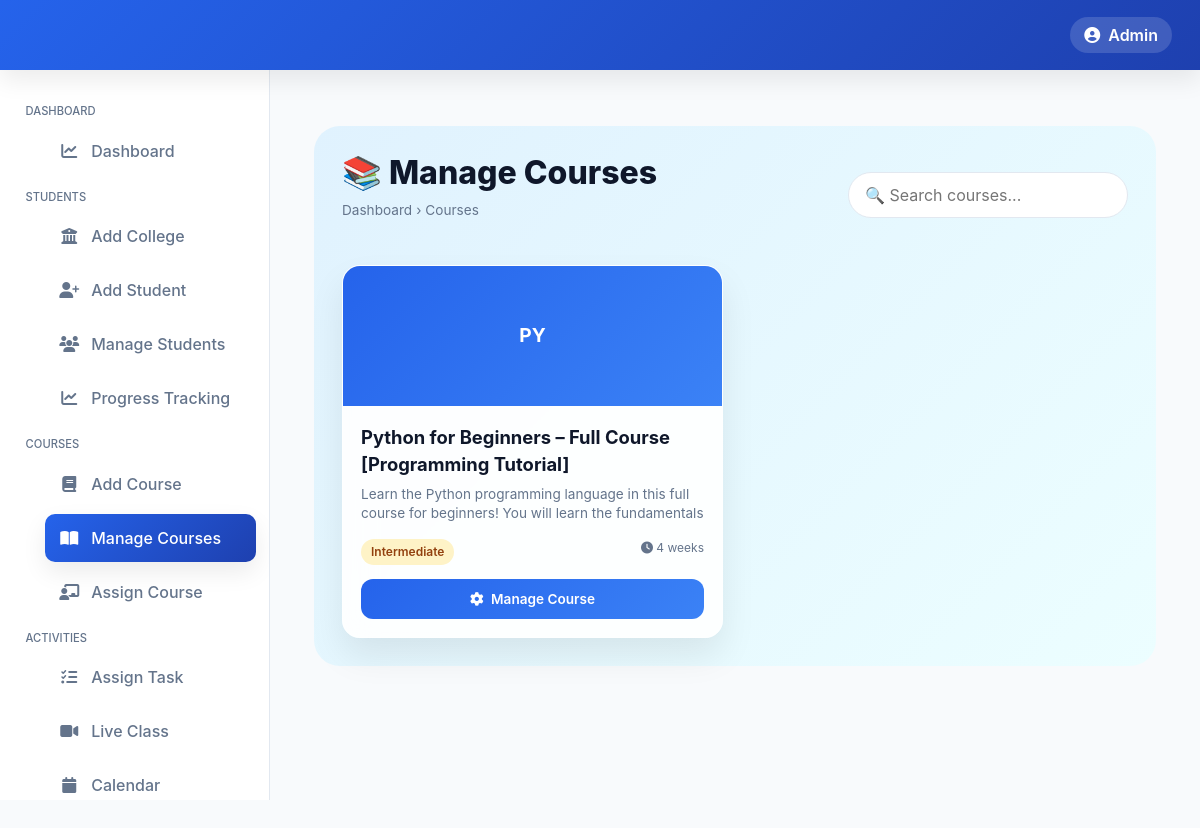
/admin_panel/courses/manage/ (signed in), run on the app's committed database.
### admin_panel/models.py (models this page shows, shortened)
class Course(models.Model):
    name = models.CharField(max_length=100)
    code = models.CharField(max_length=20, unique=True, db_index=True)
    description = models.TextField(blank=True)
    thumbnail = models.ImageField(upload_to="course_thumbnails/", blank=True, null=True)

### admin_panel/views.py (the view)
    def wrapper(request, *args, **kwargs):
        if not request.session.get("admin_logged_in"):
            return redirect("admin_login")
        return view_func(request, *args, **kwargs)

### admin_panel/views.py (called while the page is built)
def admin_required(view_func):
    def wrapper(request, *args, **kwargs):
        if not request.session.get("admin_logged_in"):
            return redirect("admin_login")
        return view_func(request, *args, **kwargs)
    return wrapper

@admin_required
def manage_courses_view(request):
    courses = Course.objects.all().order_by("-id")
    return render(request, "admin_panel/partials/manage_courses.html", {"courses": courses})

### admin_panel/templates/admin_panel/partials/manage_courses.html (shortened to what this page needs)
{% extends "admin_panel/base.html" %}
{% load static %}
{% block container %}
<div class="container my-4">
  <div class="manage-wrapper">
    <div class="page-header">
      <div>
        <h2>📚 Manage Courses</h2>
        <div class="breadcrumb">
          Dashboard <span class="mx-1">›</span> Courses
        </div>
      </div>
      <input type="text" id="course-search" class="search-box" placeholder="🔍 Search courses...">
    </div>
    <div class="course-grid" id="courseGrid">
      {% for course in courses %}
      <div class="course-card" data-name="{{ course.name|lower }}">
        <a href="{% url 'manage_course' course.code %}" class="text-decoration-none">
          <div class="course-image">
            {% if course.thumbnail %}
              <img src="{{ course.thumbnail.url }}" alt="{{ course.name }}">
            {% else %}
              <div class="course-placeholder">{{ course.name|slice:":2"|upper }}</div>
            {% endif %}
          </div>
          <div class="course-content">
            <div class="course-title">{{ course.name }}</div>
            <div class="course-description">
              {{ course.description|default:"A professional learning experience designed for career growth." }}
            </div>
            <div class="course-meta">
              <span class="badge-level">Intermediate</span>
              <span class="badge-duration">
                <i class="fas fa-clock"></i>
                {% cycle "4 weeks" "6 weeks" "3 weeks" "8 weeks" %}
              </span>
            </div>
            <button class="course-action">
              <i class="fas fa-cog me-1"></i> Manage Course
            </button>
          </div>
        </a>
      </div>
      {% empty %}
      <div class="empty-state">
        <i class="fas fa-book-open fa-2x text-primary"></i>
        <h4>No courses available</h4>
        <p class="text-muted">Create your first course to get started.</p>
      </div>
      {% endfor %}
    </div>
  </div>
</div>
{% endblock %}

### admin_panel/templates/admin_panel/base.html (style rules this page uses)
:root { --primary:#2563eb; --primary-dark:#1e40af; --bg:#f8fafc; --card:#ffffff; --text:#0f172a; --muted:#64748b; --border:#e2e8f0; --sidebar:#ffffff; --shadow:0 10px 25px rgba(0,0,0,.08); }
* { margin:0;padding:0;box-sizing:border-box }
body { font-family:Inter,system-ui,sans-serif; background:var(--bg); color:var(--text); min-height:100vh; }

### admin_panel/templates/admin_panel/partials/manage_courses.html (style rules this page uses)
.manage-wrapper { background: linear-gradient(135deg, #e0f2fe, #ecfeff); padding: 28px; border-radius: 26px; }
.page-header { display: flex; justify-content: space-between; align-items: center; margin-bottom: 28px; }
.page-header h2 { font-weight: 800; color: #0f172a; }
.breadcrumb { font-size: 0.85rem; color: #64748b; }
.search-box { width: 280px; border-radius: 999px; padding: 10px 16px; border: 1px solid #e2e8f0; }
.course-grid { display: grid; grid-template-columns: repeat(auto-fill, minmax(280px, 1fr)); gap: 1.5rem; }
.course-card { background: rgba(255,255,255,0.9); backdrop-filter: blur(16px); border-radius: 18px; overflow: hidden; border: 1px solid rgba(255,255,255,0.5); box-shadow: 0 18px 35px rgba(0,0,0,0.08); transition: all 0.35s ease; }
.course-image { height: 140px; background: linear-gradient(135deg, #2563eb, #3b82f6); display: flex; align-items: center; justify-content: center; }
.course-placeholder { color: white; font-size: 1.2rem; font-weight: 700; }
.course-content { padding: 18px; }
.course-title { font-size: 1.15rem; font-weight: 700; margin-bottom: 6px; color: #0f172a; }
.course-description { font-size: 0.85rem; color: #64748b; line-height: 1.4; margin-bottom: 14px; height: 40px; overflow: hidden; }
.course-meta { display: flex; justify-content: space-between; font-size: 0.75rem; margin-bottom: 14px; }
.badge-level { background: #fef3c7; color: #92400e; padding: 4px 10px; border-radius: 999px; font-weight: 600; }
.badge-duration { color: #64748b; }
.course-action { width: 100%; background: linear-gradient(135deg, #2563eb, #3b82f6); color: white; border: none; padding: 10px; border-radius: 12px; font-weight: 600; font-size: 0.85rem; transition: all 0.3s ease; }

### data on the page
Course: name "PY", name "Python for Beginners – Full Course [Programming Tutorial]", description "Learn the Python programming language in this full course for beginners! You will learn the fundamentals…"
